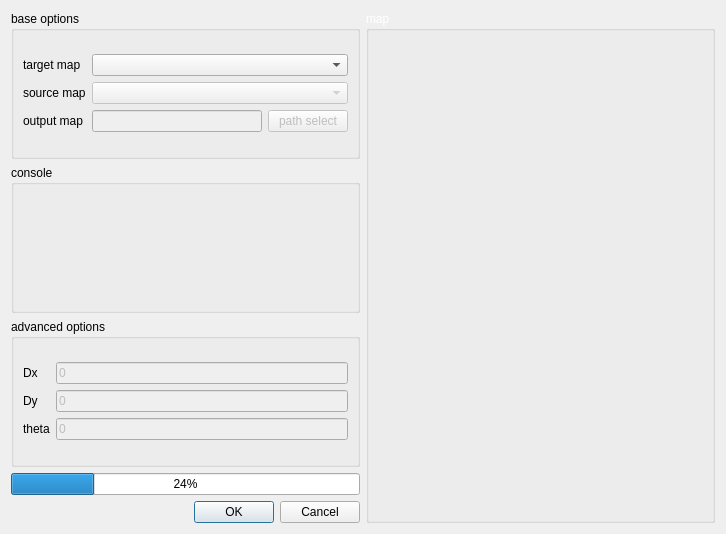
<?xml version="1.0" encoding="UTF-8"?>
<ui version="4.0">
 <class>ImprovedICPDialogBase</class>
 <widget class="QDialog" name="ImprovedICPDialogBase">
  <property name="geometry">
   <rect>
    <x>0</x>
    <y>0</y>
    <width>726</width>
    <height>534</height>
   </rect>
  </property>
  <property name="windowTitle">
   <string>ImprovedICP</string>
  </property>
  <layout class="QGridLayout" name="gridLayout_3">
   <item row="0" column="0">
    <layout class="QGridLayout" name="gridLayout">
     <item row="1" column="0">
      <widget class="QGroupBox" name="ConsoleBox">
       <property name="title">
        <string>console</string>
       </property>
      </widget>
     </item>
     <item row="2" column="0">
      <widget class="QGroupBox" name="ExtraBox">
       <property name="title">
        <string>advanced options</string>
       </property>
       <layout class="QGridLayout" name="gridLayout_6">
        <item row="0" column="0">
         <layout class="QGridLayout" name="gridLayout_5">
          <item row="0" column="0">
           <widget class="QLabel" name="DxText">
            <property name="text">
             <string>Dx</string>
            </property>
           </widget>
          </item>
          <item row="0" column="1">
           <widget class="QLineEdit" name="Dx">
            <property name="enabled">
             <bool>false</bool>
            </property>
            <property name="text">
             <string>0</string>
            </property>
           </widget>
          </item>
          <item row="1" column="0">
           <widget class="QLabel" name="DyText">
            <property name="text">
             <string>Dy</string>
            </property>
           </widget>
          </item>
          <item row="1" column="1">
           <widget class="QLineEdit" name="Dy">
            <property name="enabled">
             <bool>false</bool>
            </property>
            <property name="text">
             <string>0</string>
            </property>
           </widget>
          </item>
          <item row="2" column="0">
           <widget class="QLabel" name="label_2">
            <property name="text">
             <string>theta</string>
            </property>
           </widget>
          </item>
          <item row="2" column="1">
           <widget class="QLineEdit" name="Theta">
            <property name="enabled">
             <bool>false</bool>
            </property>
            <property name="text">
             <string>0</string>
            </property>
           </widget>
          </item>
         </layout>
        </item>
       </layout>
      </widget>
     </item>
     <item row="0" column="0">
      <widget class="QGroupBox" name="BaseBox">
       <property name="title">
        <string>base options</string>
       </property>
       <layout class="QGridLayout" name="gridLayout_4">
        <item row="0" column="0">
         <layout class="QGridLayout" name="gridLayout_2">
          <item row="0" column="0">
           <widget class="QLabel" name="TargetText">
            <property name="text">
             <string>target map</string>
            </property>
           </widget>
          </item>
          <item row="2" column="0">
           <widget class="QLabel" name="label">
            <property name="text">
             <string>output map</string>
            </property>
           </widget>
          </item>
          <item row="1" column="0">
           <widget class="QLabel" name="SourceText">
            <property name="text">
             <string>source map</string>
            </property>
           </widget>
          </item>
          <item row="2" column="1">
           <widget class="QLineEdit" name="OutputName">
            <property name="enabled">
             <bool>false</bool>
            </property>
            <property name="text">
             <string/>
            </property>
           </widget>
          </item>
          <item row="2" column="2">
           <widget class="QPushButton" name="SelectOutputPath">
            <property name="enabled">
             <bool>false</bool>
            </property>
            <property name="text">
             <string>path select</string>
            </property>
           </widget>
          </item>
          <item row="1" column="1" colspan="2">
           <widget class="QComboBox" name="SourceName">
            <property name="enabled">
             <bool>false</bool>
            </property>
           </widget>
          </item>
          <item row="0" column="1" colspan="2">
           <widget class="QComboBox" name="TargetName"/>
          </item>
         </layout>
        </item>
       </layout>
      </widget>
     </item>
     <item row="4" column="0">
      <widget class="QDialogButtonBox" name="button_box">
       <property name="orientation">
        <enum>Qt::Horizontal</enum>
       </property>
       <property name="standardButtons">
        <set>QDialogButtonBox::Cancel|QDialogButtonBox::Ok</set>
       </property>
      </widget>
     </item>
     <item row="0" column="1" rowspan="5">
      <widget class="QGroupBox" name="PicBox">
       <property name="sizePolicy">
        <sizepolicy hsizetype="Expanding" vsizetype="Preferred">
         <horstretch>0</horstretch>
         <verstretch>0</verstretch>
        </sizepolicy>
       </property>
       <property name="baseSize">
        <size>
         <width>0</width>
         <height>0</height>
        </size>
       </property>
       <property name="palette">
        <palette>
         <active>
          <colorrole role="WindowText">
           <brush brushstyle="SolidPattern">
            <color alpha="255">
             <red>255</red>
             <green>255</green>
             <blue>255</blue>
            </color>
           </brush>
          </colorrole>
          <colorrole role="Text">
           <brush brushstyle="SolidPattern">
            <color alpha="255">
             <red>255</red>
             <green>255</green>
             <blue>255</blue>
            </color>
           </brush>
          </colorrole>
          <colorrole role="ButtonText">
           <brush brushstyle="SolidPattern">
            <color alpha="255">
             <red>255</red>
             <green>255</green>
             <blue>255</blue>
            </color>
           </brush>
          </colorrole>
          <colorrole role="ToolTipText">
           <brush brushstyle="SolidPattern">
            <color alpha="255">
             <red>255</red>
             <green>255</green>
             <blue>255</blue>
            </color>
           </brush>
          </colorrole>
         </active>
         <inactive>
          <colorrole role="WindowText">
           <brush brushstyle="SolidPattern">
            <color alpha="255">
             <red>255</red>
             <green>255</green>
             <blue>255</blue>
            </color>
           </brush>
          </colorrole>
          <colorrole role="Text">
           <brush brushstyle="SolidPattern">
            <color alpha="255">
             <red>255</red>
             <green>255</green>
             <blue>255</blue>
            </color>
           </brush>
          </colorrole>
          <colorrole role="ButtonText">
           <brush brushstyle="SolidPattern">
            <color alpha="255">
             <red>255</red>
             <green>255</green>
             <blue>255</blue>
            </color>
           </brush>
          </colorrole>
          <colorrole role="ToolTipText">
           <brush brushstyle="SolidPattern">
            <color alpha="255">
             <red>255</red>
             <green>255</green>
             <blue>255</blue>
            </color>
           </brush>
          </colorrole>
         </inactive>
         <disabled>
          <colorrole role="WindowText">
           <brush brushstyle="SolidPattern">
            <color alpha="255">
             <red>120</red>
             <green>120</green>
             <blue>120</blue>
            </color>
           </brush>
          </colorrole>
          <colorrole role="Text">
           <brush brushstyle="SolidPattern">
            <color alpha="255">
             <red>120</red>
             <green>120</green>
             <blue>120</blue>
            </color>
           </brush>
          </colorrole>
          <colorrole role="ButtonText">
           <brush brushstyle="SolidPattern">
            <color alpha="255">
             <red>120</red>
             <green>120</green>
             <blue>120</blue>
            </color>
           </brush>
          </colorrole>
          <colorrole role="ToolTipText">
           <brush brushstyle="SolidPattern">
            <color alpha="255">
             <red>255</red>
             <green>255</green>
             <blue>255</blue>
            </color>
           </brush>
          </colorrole>
         </disabled>
        </palette>
       </property>
       <property name="title">
        <string>map</string>
       </property>
       <widget class="QLabel" name="TMap">
        <property name="geometry">
         <rect>
          <x>10</x>
          <y>22</y>
          <width>16</width>
          <height>16</height>
         </rect>
        </property>
        <property name="text">
         <string/>
        </property>
       </widget>
       <widget class="QLabel" name="SMap">
        <property name="geometry">
         <rect>
          <x>120</x>
          <y>190</y>
          <width>16</width>
          <height>16</height>
         </rect>
        </property>
        <property name="text">
         <string/>
        </property>
       </widget>
      </widget>
     </item>
     <item row="3" column="0">
      <widget class="QProgressBar" name="progressBar">
       <property name="value">
        <number>24</number>
       </property>
      </widget>
     </item>
    </layout>
   </item>
  </layout>
 </widget>
 <resources/>
 <connections>
  <connection>
   <sender>button_box</sender>
   <signal>accepted()</signal>
   <receiver>ImprovedICPDialogBase</receiver>
   <slot>accept()</slot>
   <hints>
    <hint type="sourcelabel">
     <x>10</x>
     <y>501</y>
    </hint>
    <hint type="destinationlabel">
     <x>20</x>
     <y>20</y>
    </hint>
   </hints>
  </connection>
  <connection>
   <sender>button_box</sender>
   <signal>rejected()</signal>
   <receiver>ImprovedICPDialogBase</receiver>
   <slot>reject()</slot>
   <hints>
    <hint type="sourcelabel">
     <x>10</x>
     <y>501</y>
    </hint>
    <hint type="destinationlabel">
     <x>20</x>
     <y>20</y>
    </hint>
   </hints>
  </connection>
 </connections>
 <slots>
  <slot>slot1()</slot>
 </slots>
</ui>
